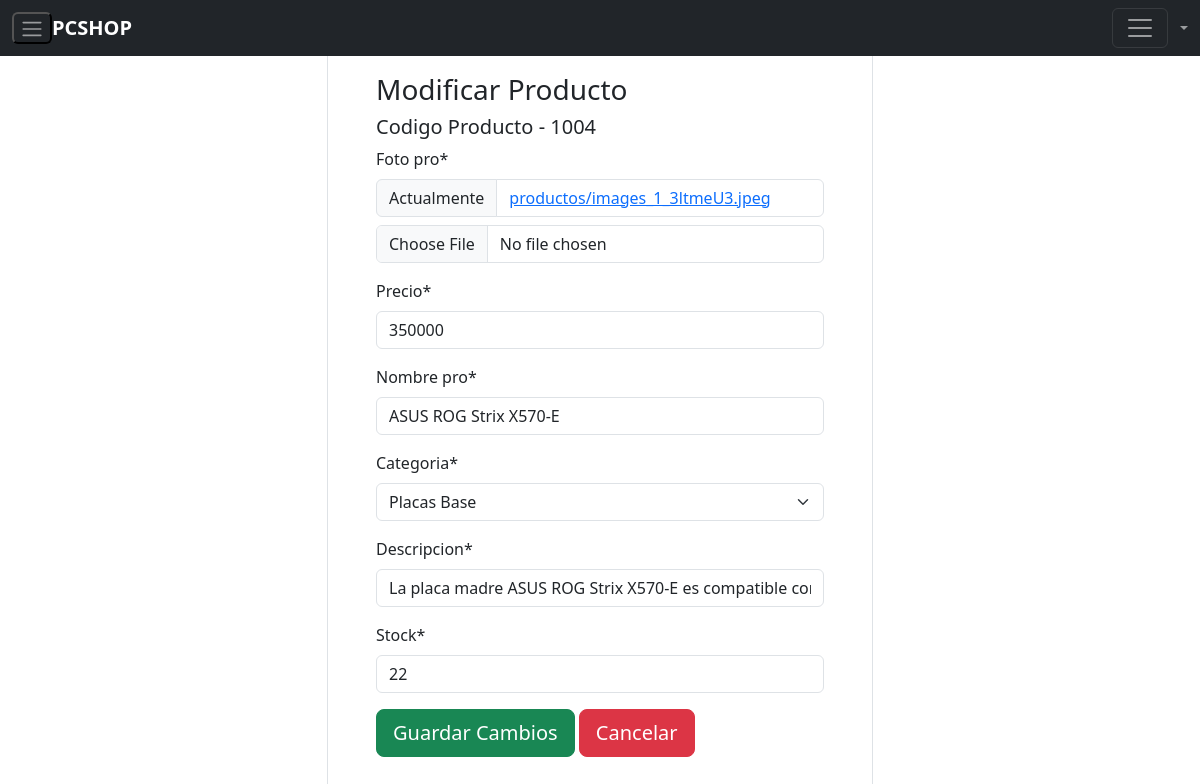
/dashboard/modificarp/1004 (signed in), run on an earlier commit of the app's database.
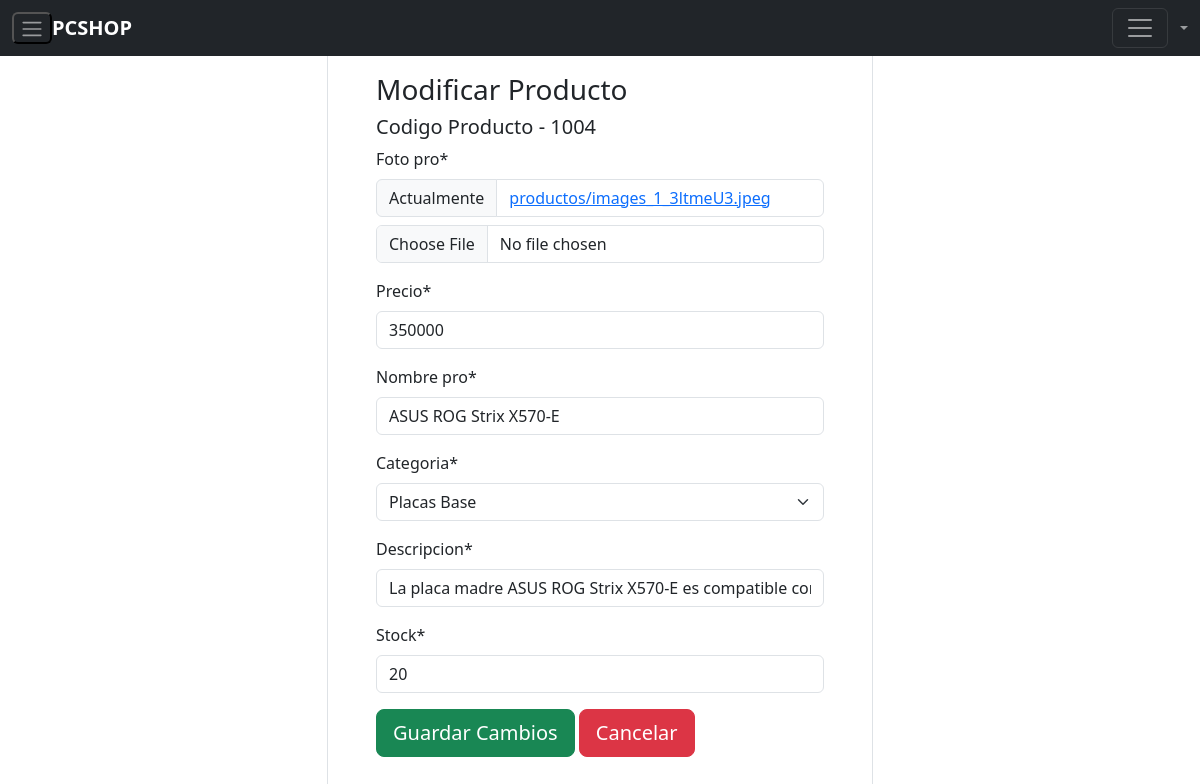
And on a later commit of the database.
### aplicacion/models.py (models this page shows)
class Producto(models.Model):
    codigo=models.CharField(max_length=10, primary_key=True, null=False)
    foto_pro=models.ImageField(upload_to='productos',null=False)
    precio=models.CharField(max_length=9,null=False)
    nombre_pro=models.CharField(max_length=100, null=False)
    descripcion=models.CharField( max_length=500, null=False)
    stock=models.IntegerField(default=0, validators=[MinValueValidator(0),MaxValueValidator(999)],null=False)
    categoria=models.CharField(default="PROCESADORES", max_length=25, null=False, choices=CATEGORIA)

### aplicacion/views.py (the view, shortened to what this page needs)
# urls.py: path('dashboard/modificarp/<id>', modificarProducto, name='modificarp'),
@staff_member_required
def modificarProducto(request,id):
    producto=get_object_or_404(Producto, codigo=id)
    form=UpdProductoForm(instance=producto)
    datos={
        'producto':producto,
        'form':form
    }
    return render(request,'aplicacion/dashboard/modificarproducto.html',datos)

### aplicacion/forms.py
class UpdProductoForm(forms.ModelForm):
    class Meta:
        model = Producto
        fields = ['foto_pro','precio','nombre_pro','categoria','descripcion', 'stock']

### aplicacion/templates/aplicacion/dashboard/modificarproducto.html (shortened to what this page needs)
{% load static %}
{% load crispy_forms_tags %}
<!DOCTYPE html>
<html lang="en">
<head>
    <link href="https://cdn.jsdelivr.net/npm/bootstrap@5.3.3/dist/css/bootstrap.min.css" rel="stylesheet">
</head>
<body>
    {% include "aplicacion/dashboard/navbar.html"%}
    <div class="container">
        <div class='mt-4 mb-5'>
            <div class="row">
                <div class="col-lg-3"></div>
                <div class="col-lg-6">
                    <div class="p-5 border rounded">
                        <h3>Modificar Producto</h3>
                        <h5>Codigo Producto - {{producto.codigo}}</h5>
                        <form action="" method="post" enctype="multipart/form-data">
                           {{form | crispy}}
                            <div class="mt-3">
                                <input type="submit" value="Guardar Cambios" class="btn btn-success btn-lg">
                                <a href="{% url "productos" %}"><input type="button" value="Cancelar" class="btn btn-danger btn-lg"></a>
                            </div>
                        </form>
                    </div>
                </div>
                <div class="col-lg-3"></div>
            </div>
        </div>
    </div>
</body>
</html>

What changed in the data, as far as the page shows it:
changed Producto "ASUS ROG Strix X570-E": stock "22" → "20"
